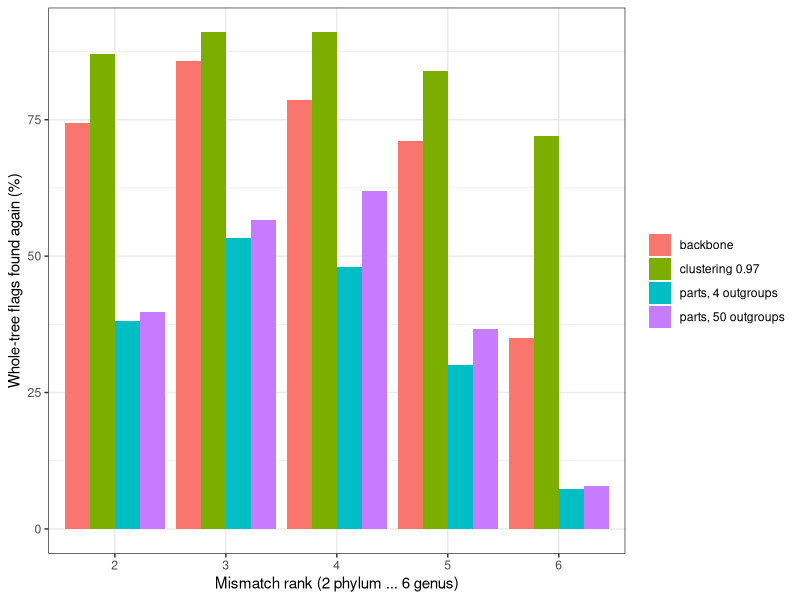

Here is the R script that generated this plot:
## ---- chunk 1
#| label: setup
#| echo: false

knitr::opts_chunk$set(echo = TRUE, fig.path = "figures/large-", fig.width = 9)
ggplot2::theme_set(ggplot2::theme_bw())
## ---- chunk 2
#| label: libraries
#| message: false
#| include: false

library(dplyr, warn.conflicts = FALSE)
library(ggplot2)
library(knitr)
library(readr)
library(tidyr)
## ---- chunk 3
#| label: tbl-funnel
#| tbl-cap: Size and cost of the bacterial run at three cluster identities, all under the correct model. Placement folds ran 3 at a time at 0.97 and 0.99 and 2 at a time at 1.0. Time of one placement fold is the median over the 25 folds.

read_tsv("data/large_funnel.tsv", show_col_types = FALSE) %>%
  select(Metric = metric, Unit = unit, `1.0` = `id_1.0`, `0.99` = `id_0.99`, `0.97` = `id_0.97`) %>%
  kable(format.args = list(big.mark = ","))
## ---- chunk 4
#| label: tbl-runtime
#| tbl-cap: Cost of a complete run at three cluster identities, summed over all tasks, with the number of representatives after clustering and after the raxtax prefilter. All three runs used the correct model. Failed tasks are not in the sums.

read_tsv("data/large_runtimes.tsv", show_col_types = FALSE) %>%
  select(Metric = metric, Unit = unit, `1.0` = `id_1.0`, `0.99` = `id_0.99`, `0.97` = `id_0.97`) %>%
  kable(format.args = list(big.mark = ","))
## ---- chunk 5
#| label: tbl-sweep
#| tbl-cap: Representatives (one per cluster and taxon) at several cluster identities, on the input of the 1.0 run after weighting.

read_tsv("data/large_sweep.tsv", show_col_types = FALSE) %>%
  select(`Cluster identity` = cluster_identity, Representatives = representatives) %>%
  kable(format.args = list(big.mark = ","))
## ---- chunk 6
#| label: tbl-clustering
#| tbl-cap: Flags of the 1.0 run (correct model) found at 0.97 (correct model). The first two columns count the 89,538 sequences placed in both runs; the last two count all flags, with a cluster member inheriting the verdict of its representative.

read_tsv("data/large_clustering_recall.tsv", show_col_types = FALSE) %>%
  transmute(
    Rank = rank,
    `Flags at 1.0 (placed in both)` = `flags_1.0`,
    `Also flagged at 0.97 (%)` = pct_flagged_in_both_runs,
    `Flags at 1.0 (all)` = `flags_1.0_all`,
    `Caught at 0.97 (%)` = `pct_caught_at_0.97`
  ) %>%
  kable(format.args = list(big.mark = ","))
## ---- chunk 7
#| label: tbl-099
#| tbl-cap: SATIVA flags by mismatch rank in the 0.97 and 0.99 runs under the correct model, and the share of the flags of the 1.0 run (correct model) kept. Members = share of the flagged sequences of the 1.0 run caught directly or through the representative of their cluster; representatives = share of the distinct representatives of those sequences that are flagged (SATIVA or raxtax).

runs <- read_tsv("data/large_clustering_runs.tsv", show_col_types = FALSE)
runs %>%
  filter(run != "0.97") %>%
  transmute(
    Rank = rank,
    Run = sub(" fixed model", "", run),
    `1.0 flags` = `whole_tree_flags_1.0`,
    `Flags in run` = sativa_flags_in_run,
    `Members (%)` = members_caught_pct,
    `Representatives` = distinct_reps,
    `Representatives (%)` = reps_flagged_pct
  ) %>%
  arrange(Rank, desc(Run)) %>%
  kable(format.args = list(big.mark = ","))
## ---- chunk 8
#| label: tbl-raxtax
#| tbl-cap: BLAST top hit of flags by where it lies, for flags found only without raxtax, for a random 1,500 of the flags found in both runs, and for raxtax flags that SATIVA does not confirm. Declared and proposed refer to the taxon at the flag's rank. Species rank (1,960 flags only without raxtax) is not judged.

read_tsv("data/large_raxtax_blast.tsv", show_col_types = FALSE) %>%
  filter(rank != 7) %>%
  mutate(set = recode(
    set,
    new_without_rax = "only without raxtax",
    both_sample = "in both runs (random 1,500)",
    rax_notflagged = "raxtax flag, no SATIVA flag"
  )) %>%
  select(Set = set, Rank = rank, Declared = declared, Proposed = predicted, Both = both, Other = other,
         `Genus unknown` = genus_unknown, `Weak or no hit` = weak_hit, Total = total) %>%
  kable()
## ---- chunk 9
#| label: tbl-divided
#| tbl-cap: Whole-tree flags of the 1.0 rerun on the 20,329 tips of 40 sampled parts, and how many were flagged again by the part-wise placement with 4 and 50 outgroups. Part-wise flags that the whole tree did not make are in the last two columns.

read_tsv("data/large_divided.tsv", show_col_types = FALSE) %>%
  transmute(
    Rank = rank,
    `Whole-tree flags` = whole_tree_flags,
    `Flagged again, 4 outgroups` = recalled_4_outgroups,
    `%, 4` = round(100 * recalled_4_outgroups / whole_tree_flags),
    `Flagged again, 50 outgroups` = recalled_50_outgroups,
    `%, 50` = round(100 * recalled_50_outgroups / whole_tree_flags),
    `Only part-wise, 4` = partwise_only_4,
    `Only part-wise, 50` = partwise_only_50
  ) %>%
  kable(format.args = list(big.mark = ","))
## ---- chunk 10
#| label: tbl-backbone
#| tbl-cap: Whole-tree flags of the first 1.0 run at ranks 2-6 (candidates) and how many were flagged again in the backbone tree, at any rank, at the same rank, and with the same proposed taxon at that rank.

read_tsv("data/large_backbone.tsv", show_col_types = FALSE) %>%
  transmute(
    Rank = rank,
    `Whole-tree flags` = whole_tree_flags,
    `Flagged again` = flagged_again,
    `%` = round(100 * flagged_again / whole_tree_flags),
    `Same rank` = same_rank,
    `Same proposed taxon` = same_predicted_taxon
  ) %>%
  kable(format.args = list(big.mark = ","))
## ---- chunk 11
#| label: fig-methods
#| fig-cap: "Share of the whole-tree flags found again by each way of reducing the tree, by mismatch rank. Clustering at 0.97 and divided placement (40 sampled parts) are measured against the 1.0 rerun; the backbone (one tree of 46,682 tips) against the first 1.0 run. Clustering at 0.97 counts flags caught directly or through the representative of the cluster."
#| fig-height: 4

cl <- read_tsv("data/large_clustering_recall.tsv", show_col_types = FALSE) %>%
  transmute(rank, method = "clustering 0.97", pct = `pct_caught_at_0.97`)
dv <- read_tsv("data/large_divided.tsv", show_col_types = FALSE) %>%
  pivot_longer(c(recalled_4_outgroups, recalled_50_outgroups), names_to = "method", values_to = "n") %>%
  transmute(rank, method = recode(method, recalled_4_outgroups = "parts, 4 outgroups", recalled_50_outgroups = "parts, 50 outgroups"),
            pct = 100 * n / whole_tree_flags)
bb <- read_tsv("data/large_backbone.tsv", show_col_types = FALSE) %>%
  transmute(rank, method = "backbone", pct = 100 * flagged_again / whole_tree_flags)

bind_rows(cl, dv, bb) %>%
  filter(rank <= 6) %>%
  ggplot(aes(factor(rank), pct, fill = method)) +
  geom_col(position = "dodge") +
  labs(x = "Mismatch rank (2 phylum ... 6 genus)", y = "Whole-tree flags found again (%)", fill = NULL)
## ---- chunk 12
#| label: tbl-fixedmodel
#| tbl-cap: SATIVA flags of the first run and the rerun under the correct model, by mismatch rank, at cluster identity 0.97 and 1.0. The same sequences were placed and the same raxtax flags were made in each pair (14,564 at 0.97 and 19,113 at 1.0).

fm <- read_tsv("data/large_fixedmodel.tsv", show_col_types = FALSE)
fm %>%
  transmute(
    Identity = identity,
    Rank = rank,
    `Before` = flags_old_model,
    `After` = flags_fixed_model,
    `In both` = both,
    `Same proposed taxon` = same_predicted_taxon,
    `Only before` = only_old,
    `Only after` = only_new
  ) %>%
  kable(format.args = list(big.mark = ","))
## ---- chunk 13
# vim: sw=2
